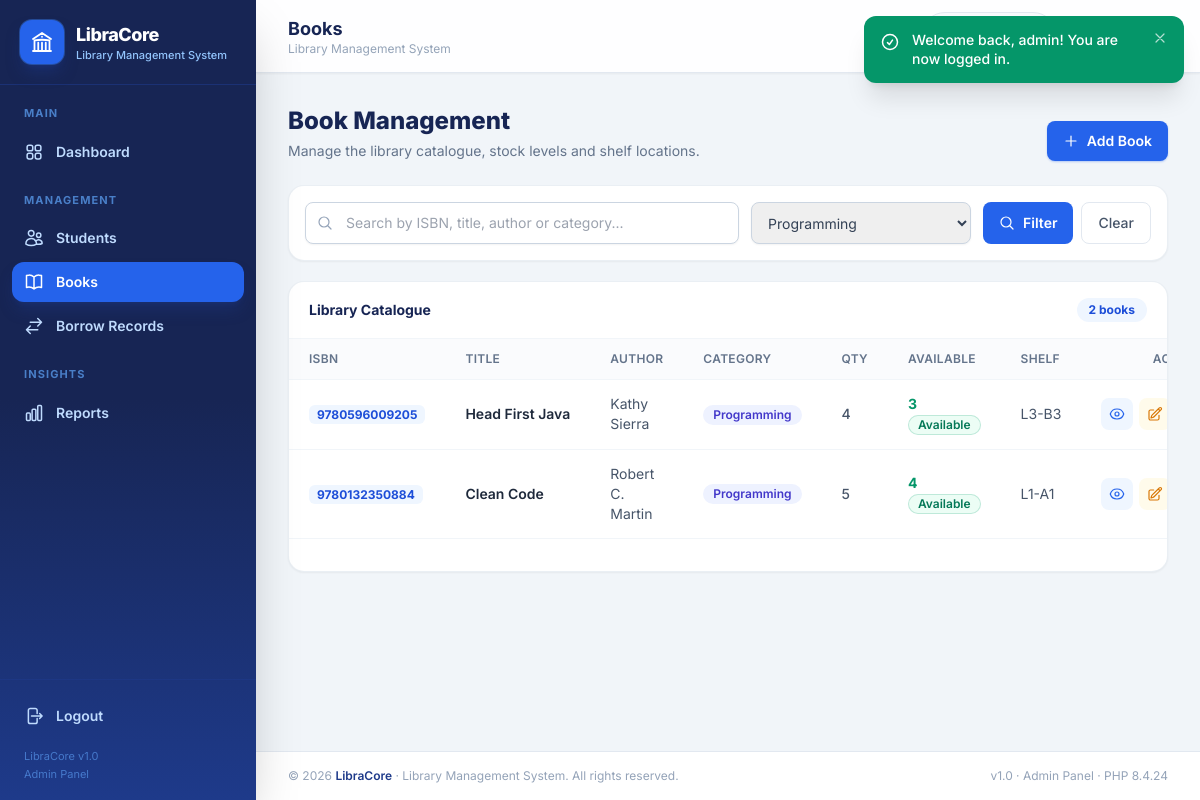
/books/index.php?category=Programming (signed in), run on the app's committed database.
### tables this page shows
CREATE TABLE `books` (
  `id`                 INT UNSIGNED     NOT NULL AUTO_INCREMENT,
  `isbn`               VARCHAR(20)      NOT NULL,
  `title`              VARCHAR(200)     NOT NULL,
  `author`             VARCHAR(150)     NOT NULL,
  `category`           VARCHAR(80)      NOT NULL,
  `publisher`          VARCHAR(120)              DEFAULT NULL,
  `publication_year`   SMALLINT UNSIGNED         DEFAULT NULL,
  `quantity`           INT UNSIGNED     NOT NULL DEFAULT 1,
  `available_quantity` INT UNSIGNED     NOT NULL DEFAULT 1,
  `shelf_location`     VARCHAR(30)      NOT NULL,
  `created_at`         TIMESTAMP        NOT NULL DEFAULT CURRENT_TIMESTAMP,
  `updated_at`         TIMESTAMP        NOT NULL DEFAULT CURRENT_TIMESTAMP ON UPDATE CURRENT_TIMESTAMP,
  PRIMARY KEY (`id`),
  UNIQUE KEY `uq_books_isbn` (`isbn`),
  KEY `idx_books_title` (`title`),
  KEY `idx_books_category` (`category`),
  CONSTRAINT `chk_books_available_range` CHECK (`available_quantity` <= `quantity`)
);

### books/index.php (the view, shortened to what this page needs)
<?php
require_once __DIR__ . '/../includes/auth_check.php';
$q        = trim($_GET['q'] ?? '');
$category = trim($_GET['category'] ?? '');
$page     = page_number();
$perPage  = 8;
$where  = [];
$params = [];
if ($category !== '') {
    $where[]  = 'category = :category';
    $params[':category'] = $category;
}
$whereSql = $where ? 'WHERE ' . implode(' AND ', $where) : '';
$stmt = $pdo->prepare("SELECT COUNT(*) FROM books $whereSql");
$stmt->execute($params);
$totalRows  = (int)$stmt->fetchColumn();
$totalPages = max(1, (int)ceil($totalRows / $perPage));
$page       = min($page, $totalPages);
$offset     = ($page - 1) * $perPage;
$stmt = $pdo->prepare("SELECT * FROM books $whereSql ORDER BY created_at DESC, id DESC LIMIT $perPage OFFSET $offset");
$stmt->execute($params);
$books = $stmt->fetchAll();
$categories = $pdo->query('SELECT DISTINCT category FROM books WHERE category <> "" ORDER BY category')->fetchAll(PDO::FETCH_COLUMN);
include __DIR__ . '/../includes/header.php';
?>
<div class="mb-6 flex flex-col gap-4 lg:flex-row lg:items-end lg:justify-between">
    <div>
        <h2 class="text-xl font-extrabold text-blue-950 sm:text-2xl">Book Management</h2>
        <p class="mt-1 text-sm text-slate-500">Manage the library catalogue, stock levels and shelf locations.</p>
    </div>
    <a href="<?= url('books/add.php') ?>"
       class="inline-flex w-fit items-center gap-2 rounded-lg bg-blue-600 px-4 py-2.5 text-sm font-semibold text-white shadow-sm shadow-blue-600/30 transition hover:bg-blue-700 focus:outline-none focus-visible:ring-2 focus-visible:ring-blue-400">
        <?= icon('plus', 'h-4 w-4') ?> Add Book
    </a>
</div>
<form method="get" action="<?= url('books/index.php') ?>" class="mb-5 grid grid-cols-1 gap-3 rounded-2xl border border-slate-200/70 bg-white p-4 shadow-sm sm:grid-cols-[1fr_220px_auto]">
    <div class="relative">
        <span class="pointer-events-none absolute inset-y-0 left-3 flex items-center text-slate-400"><?= icon('search', 'h-4 w-4') ?></span>
        <input type="text" name="q" value="<?= e($q) ?>" placeholder="Search by ISBN, title, author or category..."
               class="w-full rounded-lg border border-slate-300 py-2.5 pl-10 pr-3 text-sm shadow-sm transition focus:border-blue-500 focus:outline-none focus:ring-2 focus:ring-blue-100">
    </div>
    <select name="category" data-auto-submit
            class="w-full rounded-lg border border-slate-300 px-3 py-2.5 text-sm text-slate-700 shadow-sm transition focus:border-blue-500 focus:outline-none focus:ring-2 focus:ring-blue-100">
        <?php foreach ($categories as $cat): ?>
            <option value="<?= e($cat) ?>" <?= $category === $cat ? 'selected' : '' ?>><?= e($cat) ?></option>
        <?php endforeach; ?>
    </select>
    <div class="flex gap-2">
        <button type="submit" class="inline-flex flex-1 items-center justify-center gap-2 rounded-lg bg-blue-600 px-4 py-2.5 text-sm font-semibold text-white transition hover:bg-blue-700">
            <?= icon('search', 'h-4 w-4') ?> Filter
        </button>
        <?php if ($q !== '' || $category !== ''): ?>
            <a href="<?= url('books/index.php') ?>" class="inline-flex items-center rounded-lg border border-slate-200 bg-white px-4 py-2.5 text-sm font-medium text-slate-600 transition hover:bg-slate-50">Clear</a>
        <?php endif; ?>
    </div>
</form>
<div class="overflow-hidden rounded-2xl border border-slate-200/70 bg-white shadow-sm">
    <div class="flex items-center justify-between border-b border-slate-100 px-5 py-4">
        <h3 class="text-sm font-bold text-blue-950">Library Catalogue</h3>
        <span class="rounded-full bg-blue-50 px-3 py-1 text-xs font-bold text-blue-700"><?= number_format($totalRows) ?> book<?= $totalRows === 1 ? '' : 's' ?></span>
    </div>
    <div class="overflow-x-auto">
        <table class="w-full min-w-[900px] text-left text-sm">
            <thead>
                <tr class="border-b border-slate-100 bg-slate-50/70 text-xs uppercase tracking-wide text-slate-500">
                    <th class="px-5 py-3 font-semibold">ISBN</th>
                    <th class="px-5 py-3 font-semibold">Title</th>
                    <th class="px-5 py-3 font-semibold">Author</th>
                    <th class="px-5 py-3 font-semibold">Category</th>
                    <th class="px-5 py-3 font-semibold">Qty</th>
                    <th class="px-5 py-3 font-semibold">Available</th>
                    <th class="px-5 py-3 font-semibold">Shelf</th>
                    <th class="px-5 py-3 text-right font-semibold">Actions</th>
                </tr>
            </thead>
            <tbody class="divide-y divide-slate-100">
                <?php if (!$books): ?>
                    <tr>
                        <td colspan="8" class="px-5 py-14 text-center">
                            <span class="mx-auto mb-3 flex h-12 w-12 items-center justify-center rounded-full bg-slate-100 text-slate-400"><?= icon('book', 'h-6 w-6') ?></span>
                            <p class="font-semibold text-slate-500"><?= ($q !== '' || $category !== '') ? 'No books match your search.' : 'No books in the catalogue yet.' ?></p>
                            <p class="mt-1 text-xs text-slate-400"><?= ($q !== '' || $category !== '') ? 'Try different keywords or clear the filters.' : 'Add your first book to get started.' ?></p>
                        </td>
                    </tr>
                <?php else: ?>
                    <?php foreach ($books as $b): ?>
                        <tr class="transition hover:bg-blue-50/40">
                            <td class="px-5 py-3.5"><span class="whitespace-nowrap rounded-md bg-blue-50 px-2 py-0.5 text-xs font-bold text-blue-700"><?= e($b['isbn']) ?></span></td>
                            <td class="max-w-[240px] px-5 py-3.5">
                                <p class="truncate font-semibold text-slate-800"><?= e($b['title']) ?></p>
                            </td>
                            <td class="px-5 py-3.5 text-slate-600"><?= e($b['author']) ?></td>
                            <td class="px-5 py-3.5"><span class="inline-flex rounded-full bg-indigo-50 px-2.5 py-0.5 text-xs font-semibold text-indigo-700"><?= e($b['category']) ?></span></td>
                            <td class="px-5 py-3.5 font-medium text-slate-600"><?= (int)$b['quantity'] ?></td>
                            <td class="px-5 py-3.5">
                                <span class="mr-2 font-bold <?= (int)$b['available_quantity'] === 0 ? 'text-red-600' : 'text-emerald-600' ?>"><?= (int)$b['available_quantity'] ?></span>
                                <?= stock_badge_html((int)$b['available_quantity']) ?>
                            </td>
                            <td class="px-5 py-3.5 whitespace-nowrap text-slate-600"><?= e($b['shelf_location']) ?></td>
                            <td class="px-5 py-3.5">
                                <div class="flex items-center justify-end gap-1.5">
                                    <a href="<?= url('books/view.php?id=' . (int)$b['id']) ?>" title="View" aria-label="View book"
                                       class="inline-flex h-8 w-8 items-center justify-center rounded-lg bg-blue-50 text-blue-600 transition hover:bg-blue-100"><?= icon('eye', 'h-4 w-4') ?></a>
                                    <a href="<?= url('books/edit.php?id=' . (int)$b['id']) ?>" title="Edit" aria-label="Edit book"
                                       class="inline-flex h-8 w-8 items-center justify-center rounded-lg bg-amber-50 text-amber-600 transition hover:bg-amber-100"><?= icon('edit', 'h-4 w-4') ?></a>
                                </div>
                            </td>
                        </tr>
                    <?php endforeach; ?>
                <?php endif; ?>
            </tbody>
        </table>
    </div>
    <div class="border-t border-slate-100 px-5 py-4">
    </div>
</div>
<?php include __DIR__ . '/../includes/footer.php'; ?>

### includes/functions.php (shortened to what this page needs)
<?php
function e($value): string
{
    return htmlspecialchars((string)$value, ENT_QUOTES, 'UTF-8');
}
function url(string $path = ''): string
{
    $path = ltrim($path, '/');
    return $path === '' ? BASE_URL : BASE_URL . '/' . $path;
}
function icon(string $name, string $class = 'h-5 w-5'): string
{
    $d = $paths[$name] ?? $paths['info'];
    return '<svg xmlns="http://www.w3.org/2000/svg" fill="none" viewBox="0 0 24 24" stroke-width="1.8" stroke="currentColor" class="' . e($class) . '" aria-hidden="true"><path stroke-linecap="round" stroke-linejoin="round" d="' . $d . '"/></svg>';
}
function stock_status(int $available): array
{
    return ['Available', 'bg-emerald-50 text-emerald-700 ring-emerald-600/20'];
}
function stock_badge_html(int $available): string
{
    [$label, $style] = stock_status($available);
    return '<span class="inline-flex items-center gap-1 rounded-full px-2.5 py-0.5 text-xs font-semibold ring-1 ring-inset ' . $style . '">' . e($label) . '</span>';
}
function page_number(): int
{
    return max(1, (int)($_GET['page'] ?? 1));
}

### includes/header.php (style rules this page uses)
body { font-family: 'Inter', ui-sans-serif, system-ui, sans-serif; }

### data on the page
books: isbn "9780596009205", title "Head First Java", author "Kathy Sierra", category "Programming", quantity "4", available_quantity "3", shelf_location "L3-B3"
books: isbn "9780132350884", title "Clean Code", author "Robert C. Martin", category "Programming", quantity "5", available_quantity "4", shelf_location "L1-A1"

### other printed values
$label "Dashboard Students Books Borrow Records Reports"
$page_title "Books"
$fl['message'] "Welcome back, admin! You are now logged in."
$totalRows "2"
PHP_VERSION "8.4.24"
form field category "Programming"
